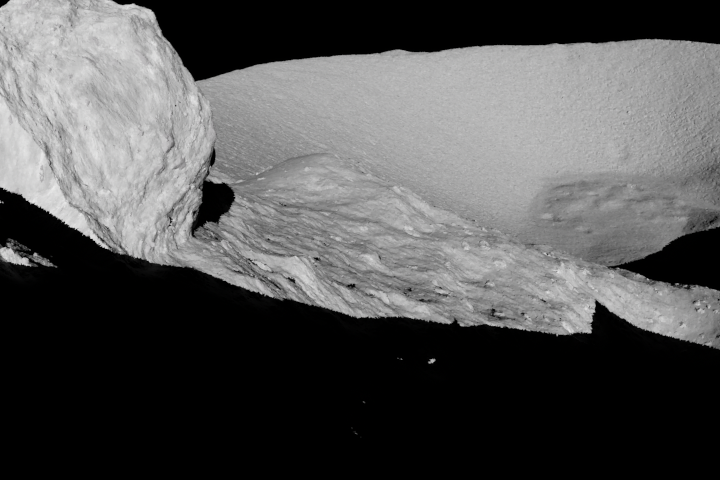
#> input picture Lab/Lab Mid/Open Lab with Instructions/dataset/images/render0359.png, 720 x 480 px, found by its file name
$ python 'Whole Window Thresh.py'
#> lines starting #> are read from the running program, lines starting #| are printed output that depends on the picture; after the words box and inside, x2 and y2 are one past the last pixel; in counts of white or black regions, pixels touching at a corner belong together
import cv2 as cv
import numpy as np

def local_thresh_mean(image, filter_size):
#> called with filter_size = 3
    rows, cols = image.shape
#> rows = 480; cols = 720
    filtered_img = np.zeros((rows, cols), dtype = np.uint8)

    for i in range(0, rows, filter_size):
        for j in range(0, cols, filter_size):
            sub_img = image[i:i+filter_size, j:j+filter_size]
            mean_val = np.mean(sub_img)
            for a in range(sub_img.shape[0]):
                for b in range(sub_img.shape[1]):
                    if(sub_img[a][b] <= mean_val):
                        filtered_img[i+a][j+b] = 0
                    else:
                        filtered_img[i+a][j+b] = 255
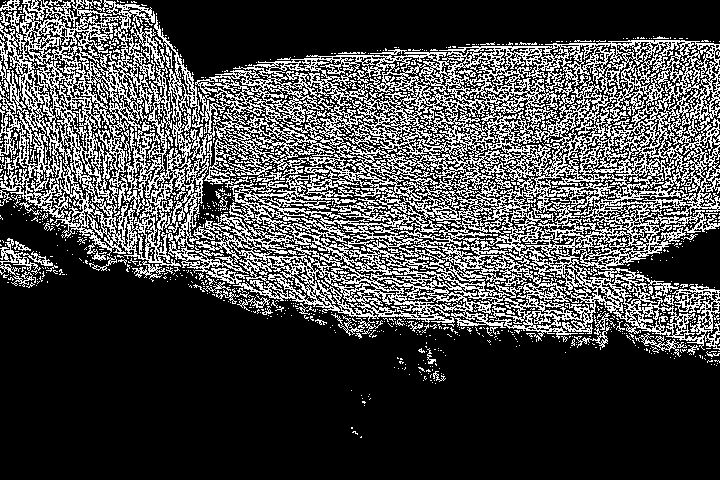
#> filtered_img: shape (480, 720); 28.1% white in thin lines or dots

    return filtered_img

def local_thresh_median(image, filter_size):
#> called with filter_size = 3
    rows, cols = image.shape
#> rows = 480; cols = 720
    filtered_img = np.zeros((rows, cols), dtype = np.uint8)

    for i in range(0, rows, filter_size):
        for j in range(0, cols, filter_size):
            sub_img = image[i:i+filter_size, j:j+filter_size]
            median_val = np.median(sub_img)
            for a in range(sub_img.shape[0]):
                for b in range(sub_img.shape[1]):
                    if(sub_img[a][b] <= median_val):
                        filtered_img[i+a][j+b] = 0
                    else:
                        filtered_img[i+a][j+b] = 255
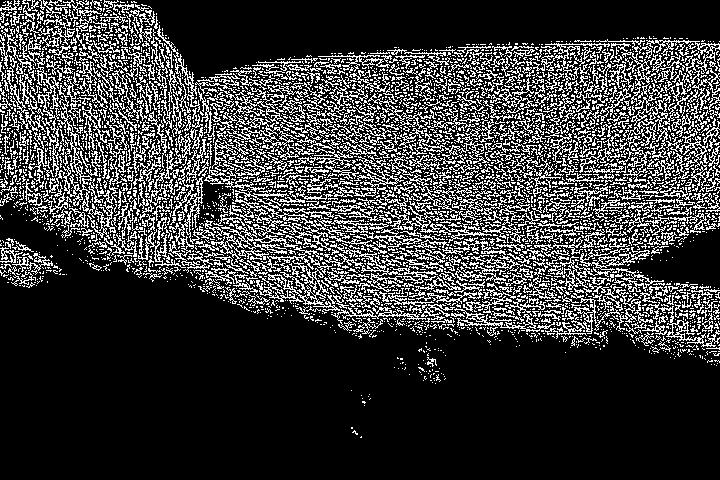
#> filtered_img: shape (480, 720); 22.6% white in thin lines or dots

    return filtered_img

#Main
image = cv.imread(r"D:\Uni\Semester 6\DIP\Self\Lab\Lab Mid\Open Lab with Instructions\dataset\images\render0359.png", 0)
mean_img = local_thresh_mean(image, 3)
median_img = local_thresh_median(image, 3)

cv.imshow("Original Image", image)
cv.imshow("Mean Thresholding", mean_img)
cv.imshow("Median Thresholding", median_img)
cv.waitKey()

$ run again, with Lab/Lab Mid/Open Lab with Instructions/dataset/images/render0351.png copied over Lab/Lab Mid/Open Lab with Instructions/dataset/images/render0359.png
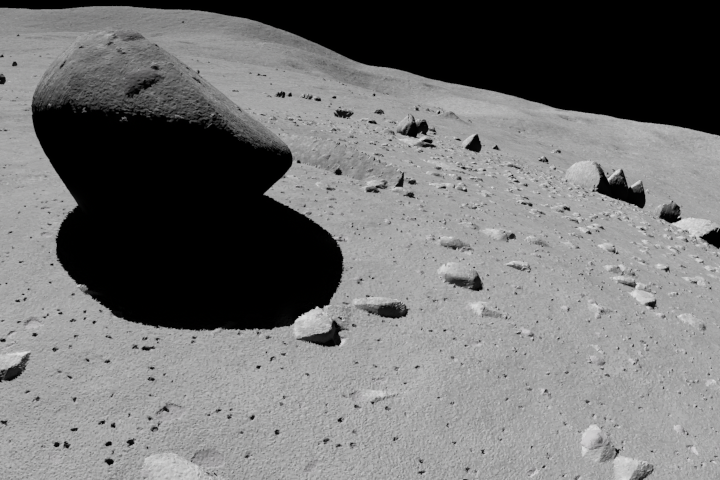
#> input picture Lab/Lab Mid/Open Lab with Instructions/dataset/images/render0351.png, 720 x 480 px, found by its file name
#> after the loop in local_thresh_mean, `for i in range(0, rows, filter_size):`:
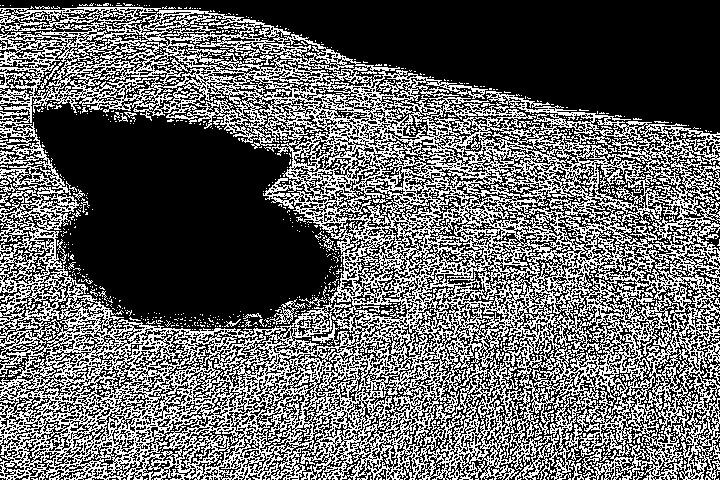
#> filtered_img: shape (480, 720); 39.1% white in thin lines or dots
#> after the loop in local_thresh_median, `for i in range(0, rows, filter_size):`:
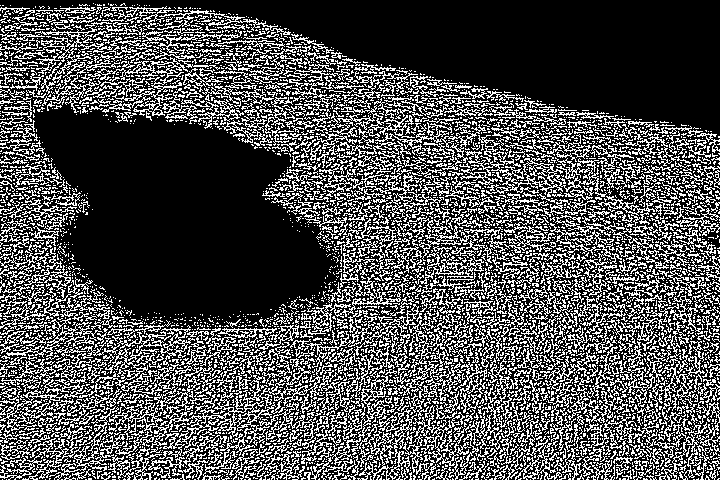
#> filtered_img: shape (480, 720); 30.6% white in thin lines or dots

$ run again, with Lab/Lab Mid/Open Lab with Instructions/dataset/images/render0352.png copied over Lab/Lab Mid/Open Lab with Instructions/dataset/images/render0359.png
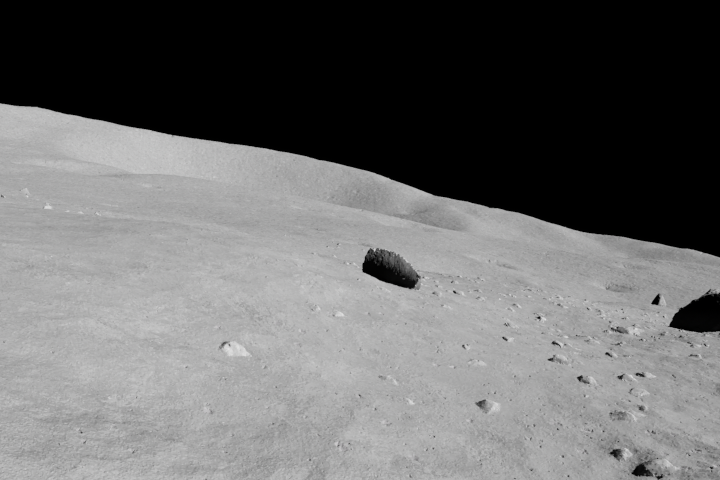
#> input picture Lab/Lab Mid/Open Lab with Instructions/dataset/images/render0352.png, 720 x 480 px, found by its file name
#> after the loop in local_thresh_mean, `for i in range(0, rows, filter_size):`:
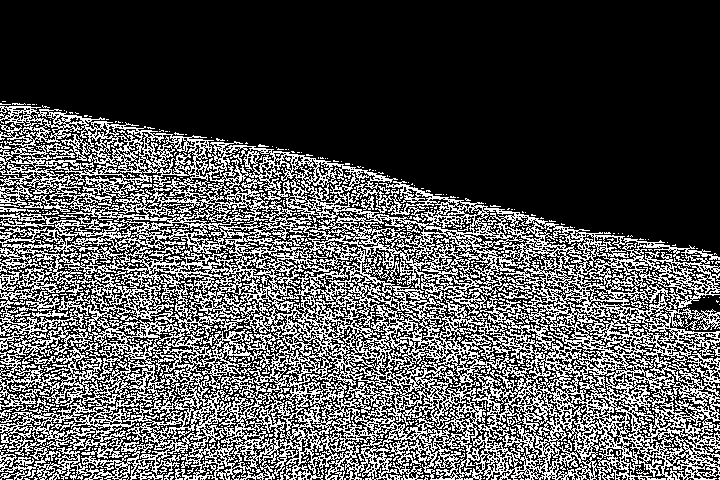
#> filtered_img: shape (480, 720); 32.1% white in thin lines or dots, all inside (x1, y1, x2, y2) = (0, 101, 720, 480)
#> after the loop in local_thresh_median, `for i in range(0, rows, filter_size):`:
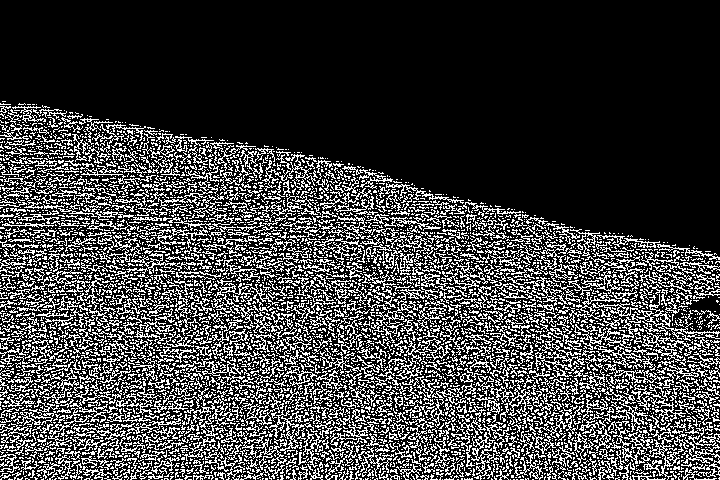
#> filtered_img: shape (480, 720); 24.9% white in thin lines or dots, all inside (x1, y1, x2, y2) = (0, 101, 720, 480)

$ run again, with Lab/Lab Mid/Open Lab with Instructions/dataset/images/render0354.png copied over Lab/Lab Mid/Open Lab with Instructions/dataset/images/render0359.png
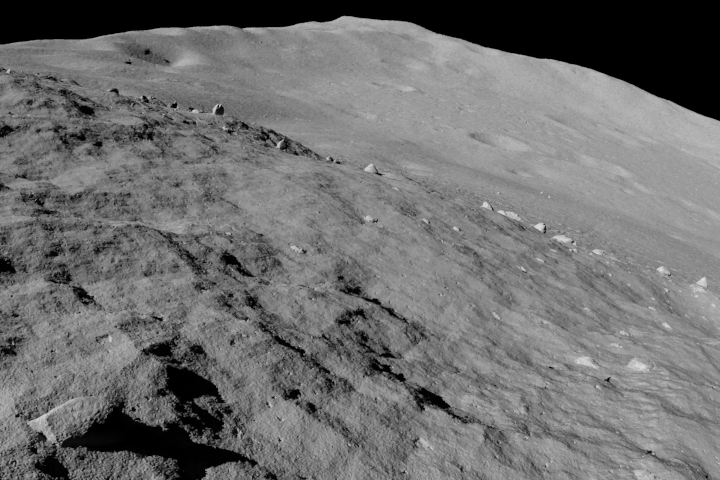
#> input picture Lab/Lab Mid/Open Lab with Instructions/dataset/images/render0354.png, 720 x 480 px, found by its file name
#> after the loop in local_thresh_mean, `for i in range(0, rows, filter_size):`:
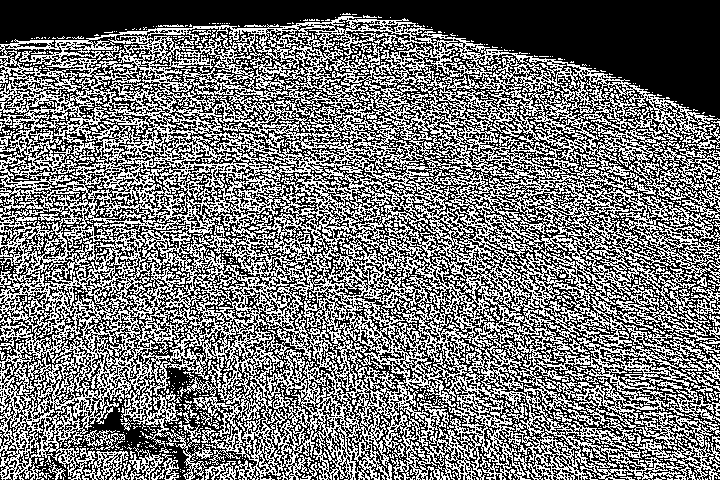
#> filtered_img: shape (480, 720); 45.9% white in thin lines or dots
#> after the loop in local_thresh_median, `for i in range(0, rows, filter_size):`:
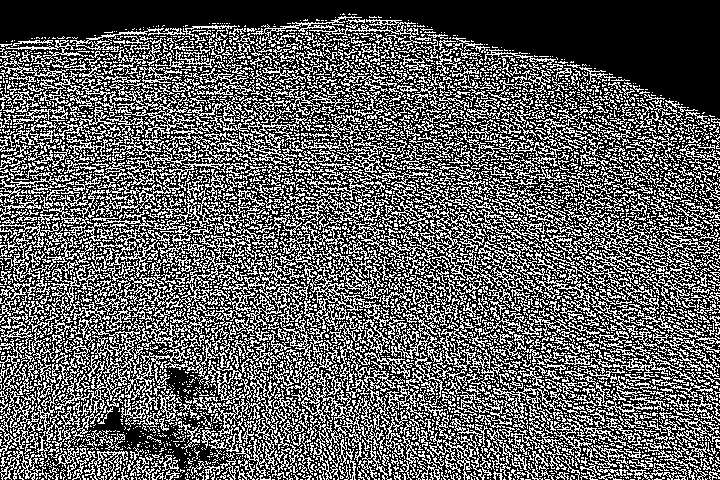
#> filtered_img: shape (480, 720); 37.3% white in thin lines or dots
